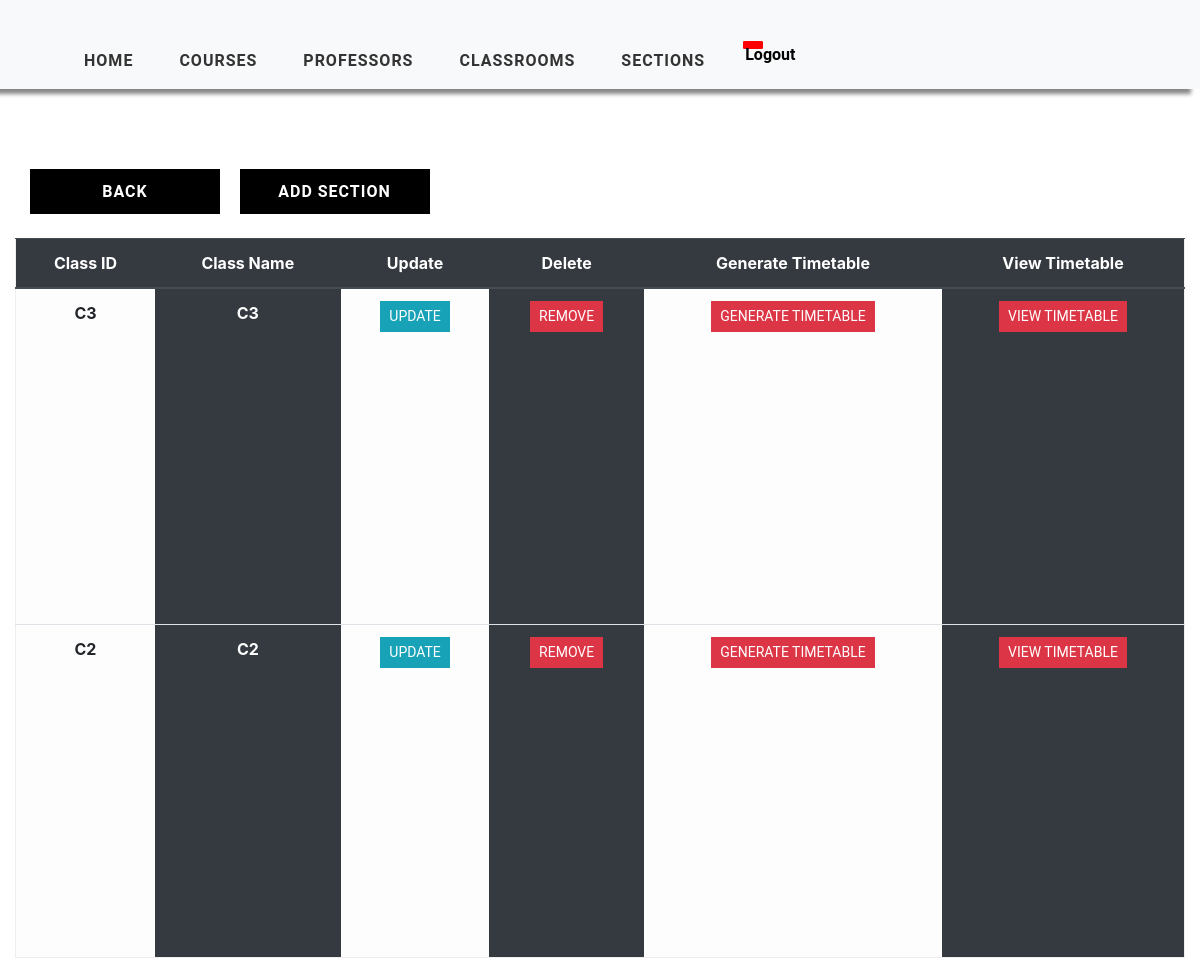
The app's page /class-view/ (signed in) with its own data.
### timetableapp/models.py (models this page shows, shortened)
class Class(models.Model):
    WEEK_DAY = (
    ('Monday', 'Monday'),
    ('Tuesday', 'Tuesday'),
    ('Wednesday', 'Wednesday'),
    ('Thursday', 'Thursday'),
    ('Friday', 'Friday'),
    ('Saturday', 'Saturday'),
    ('Sunday', 'Sunday')
    )
    class_id = models.CharField(max_length=2000, primary_key=True)
    class_name = models.CharField(max_length=2000, null=True)
    week_day = MultiSelectField(max_length=2000, choices=WEEK_DAY, max_choices=7)
    start_time = models.PositiveIntegerField(null=True)
    end_time = models.PositiveIntegerField(null=True)

### timetableapp/views.py (the view)
# urls.py: path('class-view/', views.ClassTable, name='class_view'),
@login_required(login_url='login')
def ClassTable(request):
    sections = Class.objects.all()
    context = {'sections': sections}
    return render(request, 'timetableapp/ClassTable.html', context)

### timetableapp/templates/timetableapp/ClassTable.html (shortened to what this page needs)
{% extends 'timetableapp/main.html' %}
{% load static %}
{% block content %}
    <div class="container-fluid">
    <div class="search">
        <a href="{% url 'selection' %}"><button class="searchButton">Back </button></a>
        <a href="{% url 'add-class' %}"><button class="searchButton">Add Section </button></a>
    </div>
	<div class="table-responsive-lg">
        <table class="table ">
            <thead class="thead-dark">
			<tr>
                <div class="header__item filter__link" >
                   <th scope="col" class="text-center">Class ID</th>
                </div>
                <div class="header__item filter__link">
                  <th class="text-center" scope="col">Class Name</th>
                </div>
                <div class="header__item filter__link">
                    <th class="text-center" scope="col"> Update</th>
                </div>
                <div class="header__item filter__link">
                     <th class="text-center" scope="col">Delete</th>
                </div>
                <div class="header__item filter__link">
                    <th class="text-center" scope="col">Generate Timetable</th>
                </div>
                <div class="header__item filter__link">
                    <th class="text-center" scope="col">View Timetable</th>
                </div>
			</tr>
            </thead>
                {% for section in sections %}
				    <tr>
                        <th scope="row" class="table-light text-center">{{ section.class_id }}</th>
						<th scope="row" class="table-dark text-center"  >{{ section.class_name }}</th>
                        <th scope="row" class="table-light text-center"> <a href="{% url 'update-classview' section.class_id %}" class="btn btn-sm btn-info">Update</a></th>
                        <th scope="row" class="table-dark text-center"> <a href="{% url 'delete-class' section.class_id %}" class="btn btn-sm btn-danger" >Remove</a></th>
                        <th scope="row" class="table-light text-center"> <a href="{% url 'generate-timetable' section.class_id %}" class="btn btn-sm btn-danger" >Generate Timetable</a></th>
                        <th scope="row" class="table-dark text-center"> <a href="{% url 'timetable' section.class_id %}" class="btn btn-sm btn-danger" >View Timetable</a></th>
					</tr>
                {% endfor %}
        </table>
</div>
    </div>
{% endblock %}

### static/css/style.css (style rules this page uses)
a { cursor: pointer; }

### static/css/tables.css (style rules this page uses)
*, *:before, *:after { box-sizing: border-box; }
body { font-family: "Roboto", sans-serif; margin: 0; }
.table { border: 1px solid #eeeeee; overflow-y: auto; overflow-x: auto; overflow-style: marquee-line; height: 720px; }
.table-data, .header__item { flex: 1 1 20%; text-align: center; font-family: Roboto, sans-serif; font-weight: bold; }
.header__item { text-transform: uppercase; }
.filter__link { color: white; text-decoration: none; position: relative; display: inline-block; padding-left: 24px; padding-right: 24px; }
.filter__link::after { content: ""; position: absolute; right: -18px; color: white; font-size: 12px; top: 50%; transform: translateY(-50%); }
.btn { border-radius: 0 !important; font-family: Roboto, sans-serif !important; text-transform: uppercase; }
.search { display: inline-block; }
.searchButton { width: 190px; height: 45px ; font-family: Roboto, sans-serif; text-transform: uppercase; letter-spacing: 1px; font-weight: bolder; color: white ; background: black; margin-left: 15px; margin-top: 40px; border-color: black ; border-radius: 0 ; border-style: solid; border-width: 3px ; }

### records on screen
Class: class_id "C3", class_name "C3"
Class: class_id "C2", class_name "C2"
